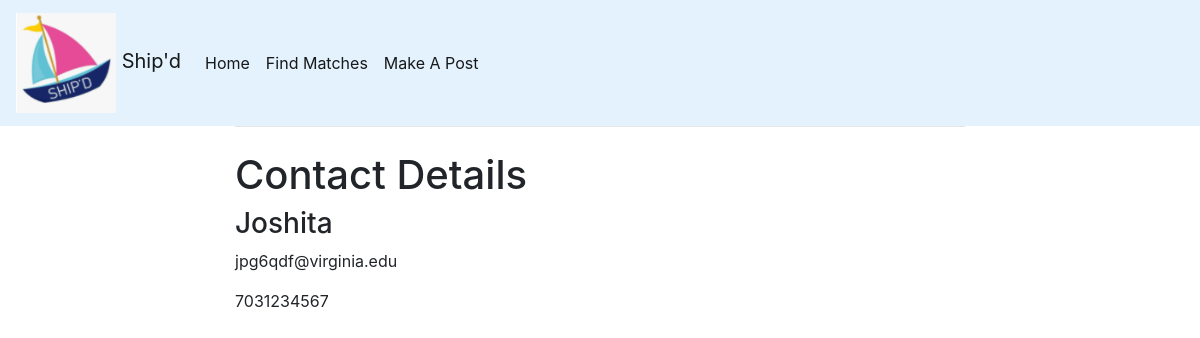
Screenshot of /matches/4/ with the database file from the repository.
### matches/models.py (models this page shows, shortened)
class Match(models.Model):
    op_name = models.CharField(max_length=200)
    op_email = models.EmailField(max_length=200)
    op_number = models.CharField(max_length=200)
    pub_date = models.DateTimeField('date published')
    money_needed = models.PositiveSmallIntegerField()
    money_spending = models.PositiveSmallIntegerField()
    store = models.CharField(max_length=200)
    resolved = models.BooleanField()
    def was_published_recently(self):
        now = timezone.now()
        return now - datetime.timedelta(days=1) <= self.pub_date <= now
    was_published_recently.admin_order_field = 'pub_date'
    was_published_recently.boolean = True
    was_published_recently.short_description = 'Published recently?'

### matches/views.py (the view)
# urls.py: path('<int:pk>/', views.MatchDetailView.as_view(), name='matchdetail'),
class MatchDetailView(generic.DetailView):
    model = Match
    template_name = 'matches/matchdetail.html'

### matches/templates/matches/matchdetail.html (shortened to what this page needs)
{% extends 'base.html' %}
{% block content %}
<h1>Contact Details</h1>
<h3>{{object.op_name}}</h3>
<p>{{object.op_email}}</p>
<p>{{object.op_number}}</p>
{% endblock %}

### rows the page displays
Match: op_name "Joshita", op_email "jpg6qdf@virginia.edu", op_number "7031234567"
